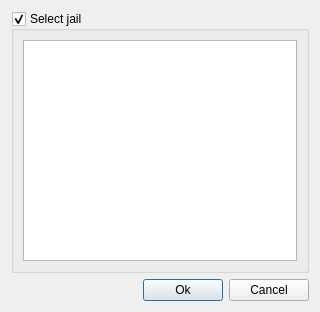
<?xml version="1.0" encoding="UTF-8"?>
<ui version="4.0">
 <class>JailsDialog</class>
 <widget class="QDialog" name="JailsDialog">
  <property name="geometry">
   <rect>
    <x>0</x>
    <y>0</y>
    <width>320</width>
    <height>312</height>
   </rect>
  </property>
  <property name="windowTitle">
   <string>Dialog</string>
  </property>
  <property name="modal">
   <bool>true</bool>
  </property>
  <layout class="QVBoxLayout" name="verticalLayout_2">
   <item>
    <widget class="QGroupBox" name="jailsGB">
     <property name="title">
      <string>Select jail</string>
     </property>
     <property name="checkable">
      <bool>true</bool>
     </property>
     <layout class="QVBoxLayout" name="verticalLayout">
      <item>
       <widget class="QTreeWidget" name="jailsTW">
        <property name="headerHidden">
         <bool>true</bool>
        </property>
        <column>
         <property name="text">
          <string notr="true">1</string>
         </property>
        </column>
       </widget>
      </item>
     </layout>
    </widget>
   </item>
   <item>
    <layout class="QHBoxLayout" name="horizontalLayout_2">
     <item>
      <spacer name="horizontalSpacer_2">
       <property name="orientation">
        <enum>Qt::Horizontal</enum>
       </property>
       <property name="sizeHint" stdset="0">
        <size>
         <width>40</width>
         <height>20</height>
        </size>
       </property>
      </spacer>
     </item>
     <item>
      <widget class="QPushButton" name="okBtn">
       <property name="text">
        <string>Ok</string>
       </property>
      </widget>
     </item>
     <item>
      <widget class="QPushButton" name="pushButton_3">
       <property name="text">
        <string>Cancel</string>
       </property>
      </widget>
     </item>
    </layout>
   </item>
  </layout>
 </widget>
 <resources/>
 <connections>
  <connection>
   <sender>pushButton_3</sender>
   <signal>clicked()</signal>
   <receiver>JailsDialog</receiver>
   <slot>reject()</slot>
   <hints>
    <hint type="sourcelabel">
     <x>260</x>
     <y>292</y>
    </hint>
    <hint type="destinationlabel">
     <x>125</x>
     <y>283</y>
    </hint>
   </hints>
  </connection>
 </connections>
</ui>
